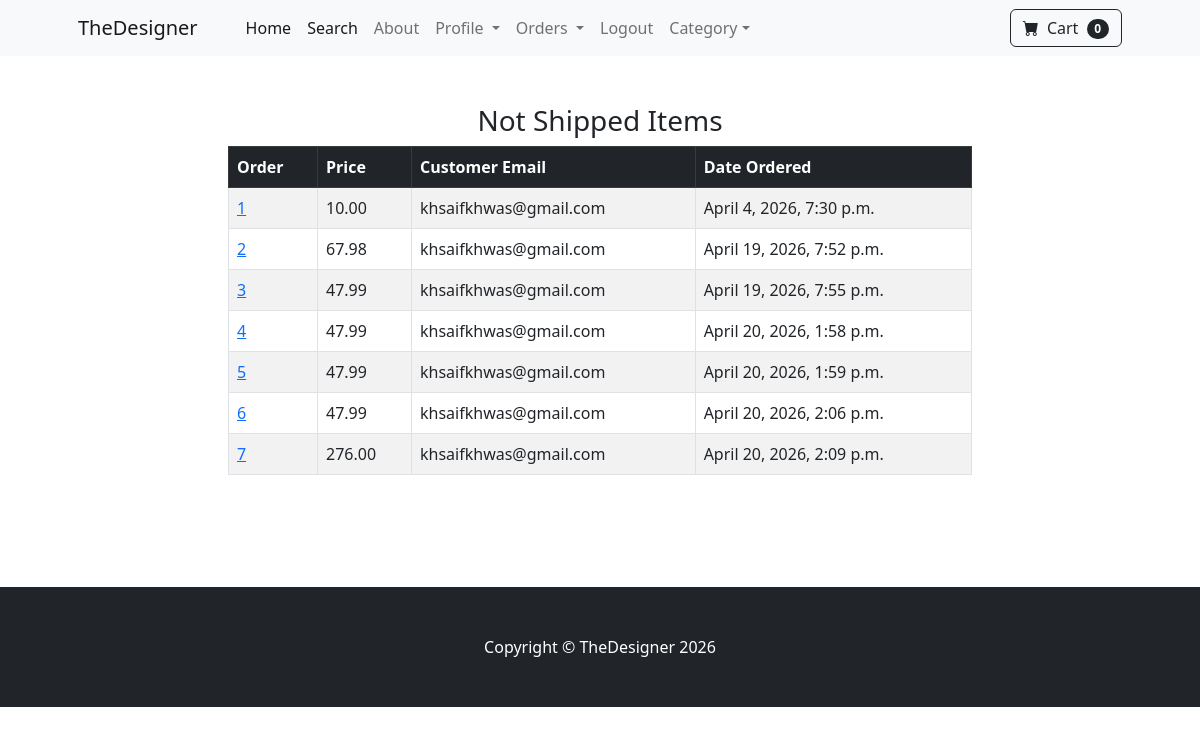
The page /payment/not_shipped_dash (signed in) on the database its author committed.
### payment/models.py (models this page shows, shortened)
class Order(models.Model):
    user = models.ForeignKey(User, on_delete=models.CASCADE, null=True, blank=True)
    full_name = models.CharField(max_length=200)
    email = models.EmailField(max_length=250)
    phone = models.CharField(max_length=20, blank=True)   # <-- add this line
    shipping_address = models.TextField(max_length=1000)
    amount_paid = models.DecimalField(max_digits=10, decimal_places=2)
    date_ordered = models.DateTimeField(auto_now_add=True)
    shipped = models.BooleanField(default = False)
    date_shipped = models.DateTimeField(blank = True,null = True)

### payment/views.py (the view)
# urls.py: path('not_shipped_dash',views.not_shipped_dash, name="not_shipped_dash"),
def not_shipped_dash(request):
    if request.user.is_authenticated and request.user.is_superuser:
        orders = Order.objects.filter(shipped=False)
        return render(request, "payment/not_shipped_dash.html", {"orders":orders})
    else:
        messages.success(request, "Access Denied !")
        return redirect('home')

### cart/cart.py (called while the page is built)
    def __len__(self):
        return len(self.cart)

### cart/context_processors.py (called while the page is built)
def cart(request):
    return {'cart': Cart(request)}

### payment/templates/payment/not_shipped_dash.html
{% extends 'base.html' %}
{% block content %}
<div class="container">
    <div class="row">
        <center>
            <div class="col-8">
                <br><br>
                <h3>Not Shipped Items</h3>
                <table class="table table-striped table-hover table-bordered">
  <thead class="table-dark">
    <tr>
      <th scope="col">Order</th>
      <th scope="col">Price</th>
      <th scope="col">Customer Email</th>
      <th scope="col">Date Ordered</th>
    </tr>
  </thead>
  <tbody>
    {% for item in orders%}
    <tr>
      <td><a href="{% url 'orders' item.id %}">{{item.id}}</a></td>
      <td>{{item.amount_paid}}</td>
      <td>{{item.email}}</td>
      <td>{{item.date_ordered}}</td>
    </tr>
    {% endfor %}
  </tbody>
</table>
<br><br>
<br><br>
            </div>
        </center>
    </div>
</div>
{% endblock %}

### rows shown on the page
Order: id "1", amount_paid "10.00", email "khsaifkhwas@gmail.com", date_ordered "April 4, 2026, 7:30 p.m."
Order: id "2", amount_paid "67.98", email "khsaifkhwas@gmail.com", date_ordered "April 19, 2026, 7:52 p.m."
Order: id "3", amount_paid "47.99", email "khsaifkhwas@gmail.com", date_ordered "April 19, 2026, 7:55 p.m."
Order: id "4", amount_paid "47.99", email "khsaifkhwas@gmail.com", date_ordered "April 20, 2026, 1:58 p.m."
Order: id "5", amount_paid "47.99", email "khsaifkhwas@gmail.com", date_ordered "April 20, 2026, 1:59 p.m."
Order: id "6", amount_paid "47.99", email "khsaifkhwas@gmail.com", date_ordered "April 20, 2026, 2:06 p.m."
Order: id "7", amount_paid "276.00", email "khsaifkhwas@gmail.com", date_ordered "April 20, 2026, 2:09 p.m."

### other values the page prints
{{ cart | length }} "0"
